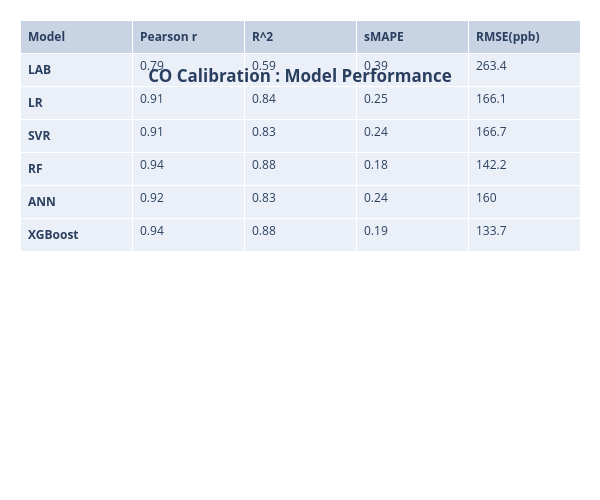

The code cell stored with this chart in its notebook:
### Markdown cell above
# libraries
import numpy as np
import matplotlib.pyplot as plt
fig= plt.figure(figsize=(10,5)) 
# set width of bars
ax = fig.add_subplot(111)
ax.patch.set_facecolor('lightblue')
ax.patch.set_alpha(0.3)
barWidth = 0.15
 
# set heights of bars
Signal1 = [features_CO[0],features_NO2[0],features_SO2[0],features_O3[0]]
Signal2 = [features_CO[1],features_NO2[1],features_SO2[1],features_O3[1]]
Signal3 = [features_CO[2],features_NO2[2],features_SO2[2],features_O3[2]]
Signal4 = [features_CO[3],features_NO2[3],features_SO2[3],features_O3[3]]
Temp = [features_CO[4],features_NO2[4],features_SO2[4],features_O3[4]]
RH = [features_CO[5],features_NO2[5],features_SO2[5],features_O3[5]]


 
# Set position of bar on X axis
r1 = np.arange(len(Signal1))
r2 = [x + barWidth for x in r1]
r3 = [x + barWidth for x in r2]
r4 = [x + barWidth for x in r3]
r5 = [x + barWidth for x in r4]
r6 = [x + barWidth for x in r5]
 
 
# Make the plot
plt.bar(r1, Signal1, color='magenta', width=barWidth, edgecolor='white', label='CO')
plt.bar(r2, Signal2, color='teal', width=barWidth, edgecolor='white', label='NO2')
plt.bar(r3, Signal3, color='salmon', width=barWidth, edgecolor='white', label='SO2')
plt.bar(r4, Signal4, color='rebeccapurple', width=barWidth, edgecolor='white', label='O3')
plt.bar(r5, Temp, color='olive', width=barWidth, edgecolor='white', label='Temperature')
plt.bar(r6, RH, color='darkgoldenrod', width=barWidth, edgecolor='white', label='RH')
 
# Add xticks on the middle of the group bars
plt.xlabel('Sensor', fontweight='bold')
plt.ylabel('Feature Importance', fontweight='bold')
plt.xticks([r + barWidth+0.25 for r in range(len(Signal1))], ['CO', 'NO2', 'SO2', 'O3'])
 
# Create legend & Show graphic
plt.legend()
plt.grid(linestyle='-.',linewidth=0.3)
plt.show()

### Code cell
import plotly.graph_objects as go
import pandas as pd
model=['<b>LAB</b>','<b>LR</b>','<b>SVR</b>','<b>RF</b>','<b>ANN</b>','<b>XGBoost</b>']
Pearson=[Pearson_lab_CO,Pearson_lr_CO,Pearson_svr_CO,Pearson_rf_CO,Pearson_ann_CO,Pearson_xgb_CO]
         
R2=[R2_lab_CO,R2_lr_CO,R2_svr_CO,R2_rf_CO,R2_ann_CO,R2_xgb_CO]
RMSE=[RMSE_Lab_CO,RMSE_Lr_CO,RMSE_Svr_CO,RMSE_Rf_CO,RMSE_Ann_CO,RMSE_Xgb_CO]
sMAPE=[sMAPE_lab_CO,sMAPE_lr_CO,sMAPE_svr_CO,sMAPE_rf_CO,sMAPE_ann_CO,sMAPE_xgb_CO]

fig = go.Figure(data=[go.Table(
    header=dict(values=['<b>Model</b>','<b>Pearson r</b>','<b>R^2</b>','<b>sMAPE</b>','<b>RMSE(ppb)</b>'],
                #fill_color='white',
                align='left'),
    cells=dict(values=[model,Pearson,R2,sMAPE,RMSE ],
               #fill_color='white',
               align='left'))
   ])

fig.update_layout(
title={'text': "<b>CO Calibration : Model Performance</b>",
        'y':0.86,
        'x':0.5,
        'xanchor': 'center',
        'yanchor': 'top'},
width=600,
height=500,margin=dict(l=20, r=20, t=20, b=20)
)
fig.show()
chart_studio.plotly.sign_in('vinylango', 'gybbJVWfRSUoTcRRSa6J')
chart_studio.plotly.image.save_as(fig, filename='models_performance_CO.png')
Image('models_performance_CO.png')

### Figure 1 — Plotly figure (JSON) as saved in the notebook; plotly's stock layout.template omitted (floating-point values rounded to 4 significant figures)
{"data": [{"cells": {"align": "left", "values": [["<b>LAB</b>", "<b>LR</b>", "<b>SVR</b>", "<b>RF</b>", "<b>ANN</b>", "<b>XGBoost</b>"], [0.79, 0.91, 0.91, 0.94, 0.92, 0.94], [0.59, 0.84, 0.83, 0.88, 0.83, 0.88], [0.39, 0.25, 0.24, 0.18, 0.24, 0.19], [263.4, 166.1, 166.7, 142.2, 160, 133.7]]}, "header": {"align": "left", "values": ["<b>Model</b>", "<b>Pearson r</b>", "<b>R^2</b>", "<b>sMAPE</b>", "<b>RMSE(ppb)</b>"]}, "type": "table"}], "layout": {"height": 500, "margin": {"b": 20, "l": 20, "r": 20, "t": 20}, "title": {"text": "<b>CO Calibration : Model Performance</b>", "x": 0.5, "xanchor": "center", "y": 0.86, "yanchor": "top"}, "width": 600}}
